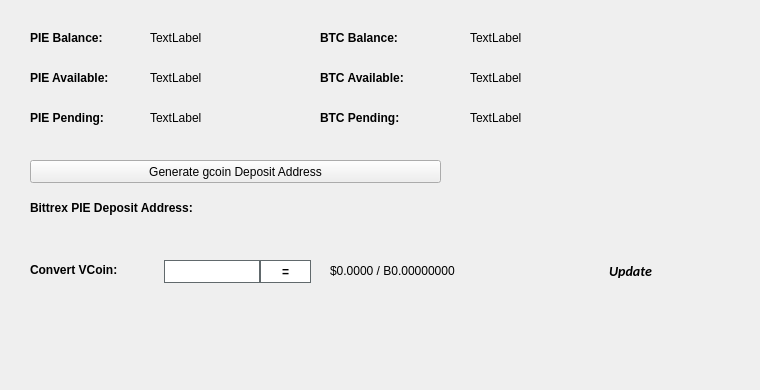
   <widget class="QWidget" name="BalanceTab">
    <attribute name="title">
     <string>Balance</string>
    </attribute>
    <widget class="QLabel" name="BitcoinBalanceLabel">
     <property name="geometry">
      <rect>
       <x>470</x>
       <y>30</y>
       <width>150</width>
       <height>16</height>
      </rect>
     </property>
     <property name="text">
      <string>TextLabel</string>
     </property>
    </widget>
    <widget class="QLabel" name="PIEBalanceLabel">
     <property name="geometry">
      <rect>
       <x>150</x>
       <y>30</y>
       <width>150</width>
       <height>16</height>
      </rect>
     </property>
     <property name="text">
      <string>TextLabel</string>
     </property>
    </widget>
    <widget class="QLabel" name="label_11">
     <property name="geometry">
      <rect>
       <x>30</x>
       <y>30</y>
       <width>101</width>
       <height>16</height>
      </rect>
     </property>
     <property name="font">
      <font>
       <weight>75</weight>
       <bold>true</bold>
      </font>
     </property>
     <property name="text">
      <string>PIE Balance:</string>
     </property>
    </widget>
    <widget class="QLabel" name="label_12">
     <property name="geometry">
      <rect>
       <x>320</x>
       <y>30</y>
       <width>101</width>
       <height>16</height>
      </rect>
     </property>
     <property name="font">
      <font>
       <weight>75</weight>
       <bold>true</bold>
      </font>
     </property>
     <property name="text">
      <string>BTC Balance:</string>
     </property>
    </widget>
    <widget class="QLabel" name="PIEAvailableLabel_2">
     <property name="geometry">
      <rect>
       <x>150</x>
       <y>70</y>
       <width>150</width>
       <height>16</height>
      </rect>
     </property>
     <property name="text">
      <string>TextLabel</string>
     </property>
    </widget>
    <widget class="QLabel" name="label_13">
     <property name="geometry">
      <rect>
       <x>30</x>
       <y>70</y>
       <width>111</width>
       <height>16</height>
      </rect>
     </property>
     <property name="font">
      <font>
       <weight>75</weight>
       <bold>true</bold>
      </font>
     </property>
     <property name="text">
      <string>PIE Available:</string>
     </property>
    </widget>
    <widget class="QLabel" name="label_14">
     <property name="geometry">
      <rect>
       <x>30</x>
       <y>110</y>
       <width>101</width>
       <height>16</height>
      </rect>
     </property>
     <property name="font">
      <font>
       <weight>75</weight>
       <bold>true</bold>
      </font>
     </property>
     <property name="text">
      <string>PIE Pending:</string>
     </property>
    </widget>
    <widget class="QLabel" name="PIEPendingLabel">
     <property name="geometry">
      <rect>
       <x>150</x>
       <y>110</y>
       <width>150</width>
       <height>16</height>
      </rect>
     </property>
     <property name="text">
      <string>TextLabel</string>
     </property>
    </widget>
    <widget class="QLabel" name="label_15">
     <property name="geometry">
      <rect>
       <x>320</x>
       <y>70</y>
       <width>111</width>
       <height>16</height>
      </rect>
     </property>
     <property name="font">
      <font>
       <weight>75</weight>
       <bold>true</bold>
      </font>
     </property>
     <property name="text">
      <string>BTC Available:</string>
     </property>
    </widget>
    <widget class="QLabel" name="BitcoinAvailableLabel">
     <property name="geometry">
      <rect>
       <x>470</x>
       <y>70</y>
       <width>150</width>
       <height>16</height>
      </rect>
     </property>
     <property name="text">
      <string>TextLabel</string>
     </property>
    </widget>
    <widget class="QLabel" name="label_31">
     <property name="geometry">
      <rect>
       <x>320</x>
       <y>110</y>
       <width>111</width>
       <height>16</height>
      </rect>
     </property>
     <property name="font">
      <font>
       <weight>75</weight>
       <bold>true</bold>
      </font>
     </property>
     <property name="text">
      <string>BTC Pending:</string>
     </property>
    </widget>
    <widget class="QLabel" name="BitcoinPendingLabel">
     <property name="geometry">
      <rect>
       <x>470</x>
       <y>110</y>
       <width>150</width>
       <height>16</height>
      </rect>
     </property>
     <property name="text">
      <string>TextLabel</string>
     </property>
    </widget>
    <widget class="QLabel" name="label_33">
     <property name="geometry">
      <rect>
       <x>30</x>
       <y>200</y>
       <width>221</width>
       <height>16</height>
      </rect>
     </property>
     <property name="font">
      <font>
       <weight>75</weight>
       <bold>true</bold>
      </font>
     </property>
     <property name="text">
      <string>Bittrex PIE Deposit Address:</string>
     </property>
    </widget>
    <widget class="QPushButton" name="GenDepositBTN">
     <property name="geometry">
      <rect>
       <x>30</x>
       <y>160</y>
       <width>411</width>
       <height>23</height>
      </rect>
     </property>
     <property name="text">
      <string>Generate gcoin Deposit Address</string>
     </property>
     <property name="icon">
      <iconset resource="../gcoin.qrc">
       <normaloff>:/icons/bitcoin</normaloff>:/icons/bitcoin</iconset>
     </property>
    </widget>
    <widget class="QLabel" name="DepositAddressLabel">
     <property name="geometry">
      <rect>
       <x>200</x>
       <y>200</y>
       <width>261</width>
       <height>16</height>
      </rect>
     </property>
     <property name="palette">
      <palette>
       <active>
        <colorrole role="WindowText">
         <brush brushstyle="SolidPattern">
          <color alpha="255">
           <red>0</red>
           <green>0</green>
           <blue>0</blue>
          </color>
         </brush>
        </colorrole>
        <colorrole role="Text">
         <brush brushstyle="SolidPattern">
          <color alpha="255">
           <red>0</red>
           <green>0</green>
           <blue>255</blue>
          </color>
         </brush>
        </colorrole>
       </active>
       <inactive>
        <colorrole role="WindowText">
         <brush brushstyle="SolidPattern">
          <color alpha="255">
           <red>0</red>
           <green>0</green>
           <blue>0</blue>
          </color>
         </brush>
        </colorrole>
        <colorrole role="Text">
         <brush brushstyle="SolidPattern">
          <color alpha="255">
           <red>0</red>
           <green>0</green>
           <blue>255</blue>
          </color>
         </brush>
        </colorrole>
       </inactive>
       <disabled>
        <colorrole role="WindowText">
         <brush brushstyle="SolidPattern">
          <color alpha="255">
           <red>120</red>
           <green>120</green>
           <blue>120</blue>
          </color>
         </brush>
        </colorrole>
        <colorrole role="Text">
         <brush brushstyle="SolidPattern">
          <color alpha="255">
           <red>120</red>
           <green>120</green>
           <blue>120</blue>
          </color>
         </brush>
        </colorrole>
       </disabled>
      </palette>
     </property>
     <property name="font">
      <font>
       <weight>75</weight>
       <bold>true</bold>
      </font>
     </property>
     <property name="text">
      <string/>
     </property>
     <property name="alignment">
      <set>Qt::AlignRight|Qt::AlignTrailing|Qt::AlignVCenter</set>
     </property>
     <property name="textInteractionFlags">
      <set>Qt::LinksAccessibleByMouse|Qt::TextSelectableByKeyboard|Qt::TextSelectableByMouse</set>
     </property>
    </widget>
    <widget class="QLabel" name="label_8">
     <property name="geometry">
      <rect>
       <x>460</x>
       <y>300</y>
       <width>281</width>
       <height>81</height>
      </rect>
     </property>
     <property name="text">
      <string/>
     </property>
     <property name="pixmap">
      <pixmap>:/images/bittrex</pixmap>
     </property>
    </widget>
    <widget class="QWidget" name="widgetConversion" native="true">
     <property name="geometry">
      <rect>
       <x>0</x>
       <y>250</y>
       <width>751</width>
       <height>43</height>
      </rect>
     </property>
     <property name="minimumSize">
      <size>
       <width>0</width>
       <height>43</height>
      </size>
     </property>
     <property name="styleSheet">
      <string notr="true"/>
     </property>
     <widget class="QPushButton" name="btnUpdateMarketData">
      <property name="geometry">
       <rect>
        <x>575</x>
        <y>0</y>
        <width>111</width>
        <height>41</height>
       </rect>
      </property>
      <property name="sizePolicy">
       <sizepolicy hsizetype="Expanding" vsizetype="Expanding">
        <horstretch>0</horstretch>
        <verstretch>0</verstretch>
       </sizepolicy>
      </property>
      <property name="font">
       <font>
        <family>calibri</family>
        <pointsize>-1</pointsize>
        <weight>75</weight>
        <italic>true</italic>
        <bold>true</bold>
       </font>
      </property>
      <property name="styleSheet">
       <string notr="true">margin:0px;text-align:center;padding:2px;border-radius:3px;font-style:italic;width:100px;font-size:14px;font-family:calibri;font-weight:600;</string>
      </property>
      <property name="text">
       <string>Update</string>
      </property>
      <property name="iconSize">
       <size>
        <width>150</width>
        <height>35</height>
       </size>
      </property>
      <property name="autoDefault">
       <bool>true</bool>
      </property>
      <property name="default">
       <bool>true</bool>
      </property>
     </widget>
     <widget class="QLabel" name="lblConvertVCoin">
      <property name="geometry">
       <rect>
        <x>30</x>
        <y>10</y>
        <width>131</width>
        <height>20</height>
       </rect>
      </property>
      <property name="styleSheet">
       <string notr="true"/>
      </property>
      <property name="text">
       <string>&lt;html&gt;&lt;head/&gt;&lt;body&gt;&lt;p&gt;&lt;span style=&quot; font-weight:600;&quot;&gt;Convert VCoin:&lt;/span&gt;&lt;/p&gt;&lt;/body&gt;&lt;/html&gt;</string>
      </property>
     </widget>
     <widget class="QLineEdit" name="txtConvertVCoinQty">
      <property name="geometry">
       <rect>
        <x>160</x>
        <y>10</y>
        <width>100</width>
        <height>23</height>
       </rect>
      </property>
      <property name="minimumSize">
       <size>
        <width>100</width>
        <height>23</height>
       </size>
      </property>
      <property name="maximumSize">
       <size>
        <width>100</width>
        <height>16777215</height>
       </size>
      </property>
      <property name="styleSheet">
       <string notr="true">border: 1px solid #61696c;margin-left:4px;</string>
      </property>
     </widget>
     <widget class="QPushButton" name="btnConvertgcoin">
      <property name="geometry">
       <rect>
        <x>260</x>
        <y>10</y>
        <width>51</width>
        <height>23</height>
       </rect>
      </property>
      <property name="minimumSize">
       <size>
        <width>0</width>
        <height>23</height>
       </size>
      </property>
      <property name="styleSheet">
       <string notr="true">border:1px solid #61696c;background:white;font-weight:600;</string>
      </property>
      <property name="text">
       <string>=</string>
      </property>
     </widget>
     <widget class="QLabel" name="lblConvertVCoinResults">
      <property name="geometry">
       <rect>
        <x>330</x>
        <y>0</y>
        <width>201</width>
        <height>41</height>
       </rect>
      </property>
      <property name="styleSheet">
       <string notr="true"/>
      </property>
      <property name="text">
       <string>$0.0000 / B0.00000000</string>
      </property>
     </widget>
     <widget class="QLabel" name="iconOverviewUpdateWait">
      <property name="geometry">
       <rect>
        <x>670</x>
        <y>10</y>
        <width>24</width>
        <height>24</height>
       </rect>
      </property>
      <property name="text">
       <string/>
      </property>
      <property name="pixmap">
       <pixmap resource="../gcoin.qrc">:/icons/transaction_1</pixmap>
      </property>
      <property name="scaledContents">
       <bool>true</bool>
      </property>
      <property name="alignment">
       <set>Qt::AlignCenter</set>
      </property>
     </widget>
    </widget>
   </widget>
